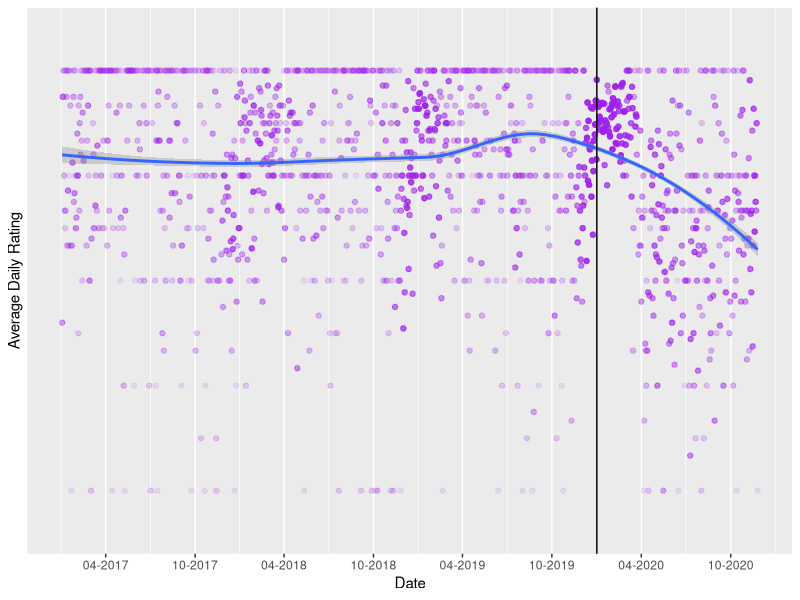
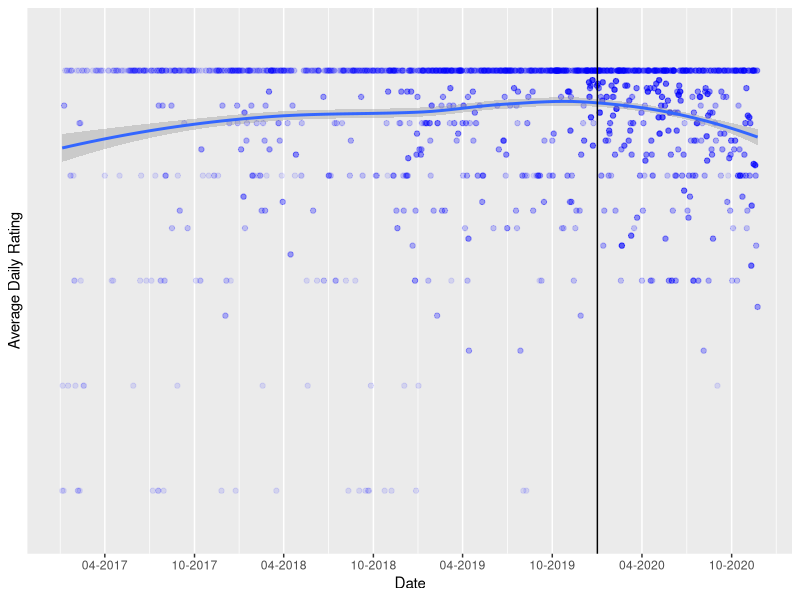

Write R code to recreate these figures, in order. (Note: this script raises an error after producing the figures.)
## ---- chunk 1
library(tidyverse)
library(ggplot2)
## ---- chunk 2
scented_data <- readxl::read_xlsx("Scented_all.xlsx")

unscented_data <- readxl::read_xlsx("Unscented_all.xlsx")
## ---- chunk 3

scented_data_av <- scented_data %>% 
  filter(Date > "2017-01-01") %>% 
  group_by(Date) %>% 
  mutate(MN = mean(Rating))


ggplot(scented_data_av, aes(as.Date(Date), MN)) +
  geom_point(alpha = 0.1,
             color = "purple",
             fill = "purple") +
  scale_x_date("Date", date_labels = "%m-%Y", date_breaks = "6 months") +
  scale_y_discrete(name = "Average Daily Rating") +
  geom_smooth(method = "loess") +
  geom_vline(xintercept = as.numeric(as.Date("2020-01-01")))
## ---- chunk 4
unscented_data_av <- unscented_data %>% 
  filter(Date > "2017-01-01") %>% 
  group_by(Date) %>% 
  mutate(MN = mean(Rating))

ggplot(unscented_data_av, aes(as.Date(Date), MN)) +
  geom_point(alpha = 0.1,
             color = "blue",
             fill = "blue") +
  scale_x_date("Date", date_labels = "%m-%Y", date_breaks = "6 months") +
  scale_y_discrete(name = "Average Daily Rating") +
  geom_smooth(method = "loess") +
  geom_vline(xintercept = as.numeric(as.Date("2020-01-01")))

## ---- chunk 5
candles_fulls %>%
ggplot() +
aes(x = Date, y = Rating, color = Scented, fill = Scented, shape = Scented) +
geom_point(alpha = 0.4) +
geom_smooth(method = "loess")
## ---- chunk 6
str_no_scent <- function(x){
  as.numeric(
  	case_when(
  		str_detect(x, "[Nn]o scent") ~ "1",
  		str_detect(x, "[Nn]o smell") ~ "1",
  		str_detect(x, "[Dd]oes not smell like") ~ "1",
  		str_detect(x, "[Dd]oesn't smell like") ~ "1",
  		str_detect(x, "[Cc]an't smell") ~ "1",
  		str_detect(x, "[Cc]annot smell") ~ "1",
  		str_detect(x, "[Ff]aint smell") ~ "1",
  		str_detect(x, "[Ff]aint scent") ~ "1",
  		str_detect(x, "[Dd]on't smell") ~ "1",
  		str_detect(x, "[Ll]ike nothing") ~ "1",
  		TRUE ~ "0"
  	)
  )
}

scented_data$ScentReview <- str_no_scent(scented_data$Review)
scented_data$ScentReview2 <- factor(scented_data$ScentReview , labels = c("Scented", "Unscented"))
## ---- chunk 7
Unscented_Review <- scented_data %>%
  filter(Date > "2019-01-01") %>%
  mutate(month = lubridate::floor_date(Date, "month")) %>%
  mutate(Review = str_no_scent(Review)) %>% 
  group_by(ScentReview2, month)
## ---- chunk 8
Unscented_Review %>%
  ggplot() +
  aes(x = month ,
        y = (..count..)/sum(..count..), 
        fill = ScentReview2, 
        color = month
        ) +
  geom_bar() +
  labs(title = "Candle Scent Reviews for Unscented Candles in 2019-2020") +
  scale_y_continuous("Proportion of Reviews") +
  guides(x = guide_axis(n.dodge = 2), color = guide_legend(title = "SCENT"), fill = guide_legend(title = "SCENT")) 
  
